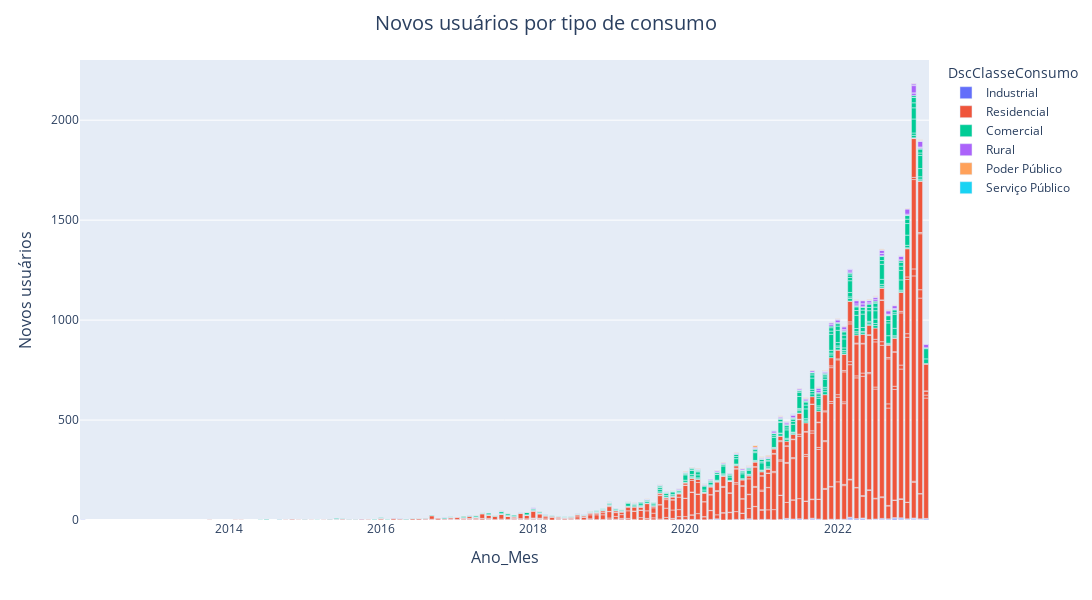
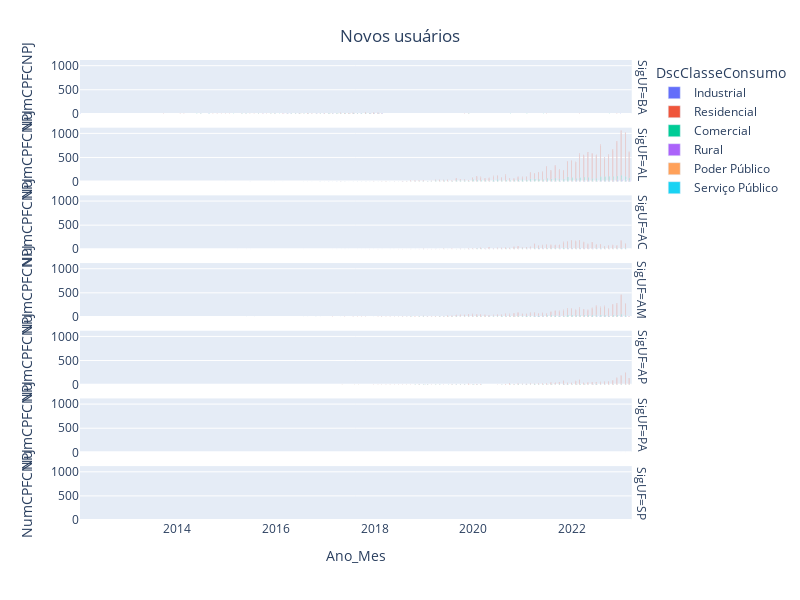

These figures' notebook cell, in order:
### Code cell
def grafico_novos_usuarios_classe(counts):
    fig_novos_classe = px.bar(counts, x="Ano_Mes", y="NumCPFCNPJ", color='DscClasseConsumo')
    fig_novos_classe.update_layout(
        width=1200,
        height=600,
        xaxis_title='Ano_Mes',
        xaxis_title_font_size=16,
        yaxis_title='Novos usuários',
        yaxis_title_font_size=16,
        title='Novos usuários por tipo de consumo',
        title_font_size=20,
        title_x=.5
    )
    fig_novos_classe.show()
grafico_novos_usuarios_classe(counts)


def grafico_novos_usuarios_classe_UF(counts):
    #counts_filtered = counts.query('Ano >= 2018')
    fig_novos_classe_uf = px.bar(counts, x="Ano_Mes", y="NumCPFCNPJ", color='DscClasseConsumo',barmode="group", facet_row="SigUF")
    fig_novos_classe_uf.update_layout(
        width=800,
        height=600,
        title={
        'text': "Novos usuários",
        'y':0.95,
        'x':0.5,
        'xanchor': 'center',
        'yanchor': 'top'}
        )
    fig_novos_classe_uf.show()
grafico_novos_usuarios_classe_UF(counts)

### Figure 1 — Plotly figure (JSON) as saved in the notebook; plotly's stock layout.template omitted (floating-point values rounded to 4 significant figures; data arrays with more than 128 entries replaced by an {"elided": "..."} marker saying what was removed)
{"data": [{"alignmentgroup": "True", "hovertemplate": "DscClasseConsumo=Industrial<br>Ano_Mes=%{x}<br>NumCPFCNPJ=%{y}<extra></extra>", "legendgroup": "Industrial", "marker": {"color": "#636efa", "pattern": {"shape": ""}}, "name": "Industrial", "offsetgroup": "Industrial", "orientation": "v", "showlegend": true, "textposition": "auto", "type": "bar", "x": {"elided": "134 str values"}, "xaxis": "x", "y": {"elided": "134 int values"}, "yaxis": "y"}, {"alignmentgroup": "True", "hovertemplate": "DscClasseConsumo=Residencial<br>Ano_Mes=%{x}<br>NumCPFCNPJ=%{y}<extra></extra>", "legendgroup": "Residencial", "marker": {"color": "#EF553B", "pattern": {"shape": ""}}, "name": "Residencial", "offsetgroup": "Residencial", "orientation": "v", "showlegend": true, "textposition": "auto", "type": "bar", "x": {"elided": "480 str values"}, "xaxis": "x", "y": {"elided": "480 int values"}, "yaxis": "y"}, {"alignmentgroup": "True", "hovertemplate": "DscClasseConsumo=Comercial<br>Ano_Mes=%{x}<br>NumCPFCNPJ=%{y}<extra></extra>", "legendgroup": "Comercial", "marker": {"color": "#00cc96", "pattern": {"shape": ""}}, "name": "Comercial", "offsetgroup": "Comercial", "orientation": "v", "showlegend": true, "textposition": "auto", "type": "bar", "x": {"elided": "466 str values"}, "xaxis": "x", "y": {"elided": "466 int values"}, "yaxis": "y"}, {"alignmentgroup": "True", "hovertemplate": "DscClasseConsumo=Rural<br>Ano_Mes=%{x}<br>NumCPFCNPJ=%{y}<extra></extra>", "legendgroup": "Rural", "marker": {"color": "#ab63fa", "pattern": {"shape": ""}}, "name": "Rural", "offsetgroup": "Rural", "orientation": "v", "showlegend": true, "textposition": "auto", "type": "bar", "x": {"elided": "160 str values"}, "xaxis": "x", "y": {"elided": "160 int values"}, "yaxis": "y"}, {"alignmentgroup": "True", "hovertemplate": "DscClasseConsumo=Poder Público<br>Ano_Mes=%{x}<br>NumCPFCNPJ=%{y}<extra></extra>", "legendgroup": "Poder Público", "marker": {"color": "#FFA15A", "pattern": {"shape": ""}}, "name": "Poder Público", "offsetgroup": "Poder Público", "orientation": "v", "showlegend": true, "textposition": "auto", "type": "bar", "x": ["2016-07", "2017-02", "2017-04", "2017-05", "2017-07", "2017-08", "2017-08", "2017-09", "2017-12", "2018-02", "2018-10", "2019-01", "2019-03", "2019-04", "2019-05", "2019-07", "2019-09", "2019-11", "2019-12", "2020-01", "2020-01", "2020-01", "2020-02", "2020-03", "2020-04", "2020-06", "2020-06", "2020-07", "2020-09", "2020-10", "2020-11", "2020-11", "2020-11", "2020-12", "2020-12", "2021-01", "2021-01", "2021-01", "2021-02", "2021-02", "2021-04", "2021-04", "2021-05", "2021-07", "2021-08", "2021-08", "2021-09", "2021-10", "2021-10", "2021-10", "2021-11", "2021-11", "2021-11", "2021-12", "2022-01", "2022-01", "2022-02", "2022-04", "2022-04", "2022-04", "2022-05", "2022-06", "2022-06", "2022-07", "2022-07", "2022-08", "2022-08", "2022-08", "2022-09", "2022-09", "2022-10", "2022-11", "2022-11", "2022-12", "2022-12", "2023-01", "2023-02", "2023-02", "2023-02", "2023-02"], "xaxis": "x", "y": [1, 1, 1, 1, 1, 1, 1, 1, 1, 1, 1, 1, 1, 1, 1, 1, 1, 1, 1, 1, 1, 2, 1, 2, 2, 1, 1, 2, 2, 2, 2, 1, 1, 9, 1, 2, 2, 1, 2, 4, 2, 1, 1, 1, 3, 1, 2, 1, 2, 1, 1, 2, 1, 1, 1, 1, 1, 1, 1, 1, 1, 1, 2, 2, 1, 1, 3, 1, 2, 1, 1, 1, 1, 2, 1, 1, 1, 2, 1, 1], "yaxis": "y"}, {"alignmentgroup": "True", "hovertemplate": "DscClasseConsumo=Serviço Público<br>Ano_Mes=%{x}<br>NumCPFCNPJ=%{y}<extra></extra>", "legendgroup": "Serviço Público", "marker": {"color": "#19d3f3", "pattern": {"shape": ""}}, "name": "Serviço Público", "offsetgroup": "Serviço Público", "orientation": "v", "showlegend": true, "textposition": "auto", "type": "bar", "x": ["2019-01", "2020-04", "2021-03", "2021-06"], "xaxis": "x", "y": [1, 1, 1, 1], "yaxis": "y"}], "layout": {"barmode": "relative", "height": 600, "legend": {"title": {"text": "DscClasseConsumo"}, "tracegroupgap": 0}, "margin": {"t": 60}, "title": {"font": {"size": 20}, "text": "Novos usuários por tipo de consumo", "x": 0.5}, "width": 1200, "xaxis": {"anchor": "y", "domain": [0, 1], "title": {"font": {"size": 16}, "text": "Ano_Mes"}}, "yaxis": {"anchor": "x", "domain": [0, 1], "title": {"font": {"size": 16}, "text": "Novos usuários"}}}}

### Figure 2 — Plotly figure (JSON) as saved in the notebook; plotly's stock layout.template omitted (floating-point values rounded to 4 significant figures; data arrays with more than 128 entries replaced by an {"elided": "..."} marker saying what was removed)
{"data": [{"alignmentgroup": "True", "hovertemplate": "DscClasseConsumo=Industrial<br>SigUF=BA<br>Ano_Mes=%{x}<br>NumCPFCNPJ=%{y}<extra></extra>", "legendgroup": "Industrial", "marker": {"color": "#636efa", "pattern": {"shape": ""}}, "name": "Industrial", "offsetgroup": "Industrial", "orientation": "v", "showlegend": true, "textposition": "auto", "type": "bar", "x": ["2012-02", "2014-09", "2016-05", "2016-07", "2017-01", "2017-10", "2018-01", "2018-02", "2018-03", "2023-01"], "xaxis": "x7", "y": [1, 1, 1, 1, 1, 1, 1, 1, 1, 1], "yaxis": "y7"}, {"alignmentgroup": "True", "hovertemplate": "DscClasseConsumo=Industrial<br>SigUF=AL<br>Ano_Mes=%{x}<br>NumCPFCNPJ=%{y}<extra></extra>", "legendgroup": "Industrial", "marker": {"color": "#636efa", "pattern": {"shape": ""}}, "name": "Industrial", "offsetgroup": "Industrial", "orientation": "v", "showlegend": false, "textposition": "auto", "type": "bar", "x": ["2016-12", "2018-05", "2018-08", "2018-10", "2018-11", "2019-01", "2019-01", "2019-03", "2019-08", "2019-09", "2019-10", "2019-11", "2019-12", "2020-01", "2020-02", "2020-02", "2020-03", "2020-04", "2020-06", "2020-06", "2020-09", "2020-10", "2020-11", "2020-12", "2021-01", "2021-04", "2021-05", "2021-06", "2021-07", "2021-08", "2021-09", "2021-09", "2021-10", "2021-11", "2021-12", "2022-02", "2022-02", "2022-03", "2022-03", "2022-04", "2022-04", "2022-05", "2022-05", "2022-06", "2022-07", "2022-07", "2022-08", "2022-08", "2022-09", "2022-10", "2022-10", "2022-11", "2022-11", "2022-12", "2022-12", "2023-01", "2023-01", "2023-02", "2023-02", "2023-03", "2023-03"], "xaxis": "x6", "y": [1, 1, 1, 1, 1, 1, 1, 2, 1, 1, 1, 1, 2, 1, 2, 1, 1, 1, 1, 3, 3, 1, 3, 1, 3, 1, 4, 2, 5, 1, 1, 4, 1, 1, 1, 1, 2, 3, 6, 1, 5, 2, 5, 1, 2, 2, 2, 1, 3, 5, 4, 1, 6, 1, 2, 2, 2, 2, 2, 3, 4], "yaxis": "y6"}, {"alignmentgroup": "True", "hovertemplate": "DscClasseConsumo=Industrial<br>SigUF=AC<br>Ano_Mes=%{x}<br>NumCPFCNPJ=%{y}<extra></extra>", "legendgroup": "Industrial", "marker": {"color": "#636efa", "pattern": {"shape": ""}}, "name": "Industrial", "offsetgroup": "Industrial", "orientation": "v", "showlegend": false, "textposition": "auto", "type": "bar", "x": ["2018-06", "2019-04", "2020-05", "2020-06", "2020-11", "2021-05", "2021-06", "2021-08", "2021-09", "2022-01", "2022-03", "2022-04", "2022-11", "2022-12", "2023-02"], "xaxis": "x5", "y": [1, 1, 1, 1, 1, 1, 1, 2, 1, 1, 1, 1, 2, 1, 1], "yaxis": "y5"}, {"alignmentgroup": "True", "hovertemplate": "DscClasseConsumo=Industrial<br>SigUF=AM<br>Ano_Mes=%{x}<br>NumCPFCNPJ=%{y}<extra></extra>", "legendgroup": "Industrial", "marker": {"color": "#636efa", "pattern": {"shape": ""}}, "name": "Industrial", "offsetgroup": "Industrial", "orientation": "v", "showlegend": false, "textposition": "auto", "type": "bar", "x": ["2016-11", "2018-10", "2019-02", "2019-07", "2019-10", "2020-01", "2020-03", "2020-05", "2020-06", "2020-08", "2020-10", "2020-11", "2021-02", "2021-03", "2021-04", "2021-04", "2021-05", "2021-05", "2021-06", "2021-06", "2021-07", "2021-09", "2021-09", "2021-10", "2021-10", "2021-12", "2021-12", "2022-01", "2022-02", "2022-03", "2022-03", "2022-05", "2022-05", "2022-06", "2022-06", "2022-08", "2022-08", "2022-09", "2022-10", "2022-11", "2022-12", "2023-01", "2023-01", "2023-02", "2023-03"], "xaxis": "x4", "y": [1, 1, 1, 1, 1, 2, 1, 2, 1, 1, 1, 2, 2, 1, 1, 1, 1, 2, 1, 1, 1, 1, 2, 2, 2, 1, 1, 2, 1, 2, 2, 2, 1, 1, 1, 1, 4, 3, 3, 2, 2, 2, 3, 1, 1], "yaxis": "y4"}, {"alignmentgroup": "True", "hovertemplate": "DscClasseConsumo=Industrial<br>SigUF=AP<br>Ano_Mes=%{x}<br>NumCPFCNPJ=%{y}<extra></extra>", "legendgroup": "Industrial", "marker": {"color": "#636efa", "pattern": {"shape": ""}}, "name": "Industrial", "offsetgroup": "Industrial", "orientation": "v", "showlegend": false, "textposition": "auto", "type": "bar", "x": ["2021-02", "2021-12", "2022-07"], "xaxis": "x3", "y": [1, 1, 1], "yaxis": "y3"}, {"alignmentgroup": "True", "hovertemplate": "DscClasseConsumo=Residencial<br>SigUF=BA<br>Ano_Mes=%{x}<br>NumCPFCNPJ=%{y}<extra></extra>", "legendgroup": "Residencial", "marker": {"color": "#EF553B", "pattern": {"shape": ""}}, "name": "Residencial", "offsetgroup": "Residencial", "orientation": "v", "showlegend": true, "textposition": "auto", "type": "bar", "x": ["2013-10", "2014-02", "2014-03", "2014-07", "2014-10", "2014-11", "2014-12", "2015-01", "2015-02", "2015-05", "2015-06", "2015-06", "2015-07", "2015-08", "2015-09", "2015-10", "2015-11", "2015-12", "2016-01", "2016-01", "2016-03", "2016-04", "2016-04", "2016-05", "2016-06", "2016-06", "2016-07", "2016-08", "2016-09", "2016-10", "2016-10", "2016-11", "2016-12", "2017-01", "2017-01", "2017-02", "2017-02", "2017-03", "2017-04", "2017-04", "2017-05", "2017-06", "2017-07", "2017-08", "2017-09", "2017-09", "2017-10", "2017-10", "2017-11", "2017-12", "2017-12", "2018-01", "2018-01", "2018-02", "2018-02", "2018-03", "2019-11", "2019-12", "2021-07", "2022-03", "2022-12"], "xaxis": "x7", "y": [1, 1, 1, 1, 1, 3, 1, 2, 1, 3, 2, 2, 4, 2, 2, 4, 2, 2, 6, 1, 7, 5, 1, 2, 6, 1, 6, 5, 17, 8, 1, 4, 7, 10, 1, 6, 1, 10, 7, 1, 23, 16, 16, 23, 15, 1, 7, 1, 27, 17, 1, 33, 3, 21, 2, 1, 2, 1, 1, 1, 1], "yaxis": "y7"}, {"alignmentgroup": "True", "hovertemplate": "DscClasseConsumo=Residencial<br>SigUF=AL<br>Ano_Mes=%{x}<br>NumCPFCNPJ=%{y}<extra></extra>", "legendgroup": "Residencial", "marker": {"color": "#EF553B", "pattern": {"shape": ""}}, "name": "Residencial", "offsetgroup": "Residencial", "orientation": "v", "showlegend": false, "textposition": "auto", "type": "bar", "x": {"elided": "129 str values"}, "xaxis": "x6", "y": {"elided": "129 int values"}, "yaxis": "y6"}, {"alignmentgroup": "True", "hovertemplate": "DscClasseConsumo=Residencial<br>SigUF=AC<br>Ano_Mes=%{x}<br>NumCPFCNPJ=%{y}<extra></extra>", "legendgroup": "Residencial", "marker": {"color": "#EF553B", "pattern": {"shape": ""}}, "name": "Residencial", "offsetgroup": "Residencial", "orientation": "v", "showlegend": false, "textposition": "auto", "type": "bar", "x": ["2015-04", "2016-08", "2017-03", "2017-04", "2017-06", "2017-07", "2017-10", "2017-11", "2017-12", "2018-01", "2018-02", "2018-03", "2018-05", "2018-07", "2018-08", "2018-09", "2018-10", "2018-11", "2018-12", "2019-01", "2019-02", "2019-03", "2019-04", "2019-05", "2019-06", "2019-07", "2019-08", "2019-09", "2019-10", "2019-11", "2019-11", "2019-12", "2020-01", "2020-02", "2020-02", "2020-03", "2020-04", "2020-04", "2020-05", "2020-05", "2020-06", "2020-07", "2020-07", "2020-08", "2020-08", "2020-09", "2020-10", "2020-10", "2020-11", "2020-12", "2020-12", "2021-01", "2021-01", "2021-02", "2021-03", "2021-04", "2021-04", "2021-05", "2021-06", "2021-06", "2021-07", "2021-08", "2021-08", "2021-09", "2021-09", "2021-10", "2021-10", "2021-11", "2021-11", "2021-12", "2021-12", "2022-01", "2022-02", "2022-02", "2022-03", "2022-03", "2022-04", "2022-04", "2022-05", "2022-05", "2022-06", "2022-06", "2022-07", "2022-07", "2022-08", "2022-08", "2022-09", "2022-09", "2022-10", "2022-10", "2022-11", "2022-11", "2022-12", "2022-12", "2023-01", "2023-01", "2023-02", "2023-02"], "xaxis": "x5", "y": [1, 1, 2, 1, 1, 1, 1, 1, 5, 2, 3, 1, 1, 3, 3, 1, 4, 1, 3, 8, 3, 6, 7, 3, 12, 7, 10, 4, 11, 6, 1, 15, 14, 22, 1, 30, 15, 1, 44, 1, 20, 35, 2, 36, 2, 39, 31, 1, 52, 66, 1, 46, 3, 48, 51, 120, 1, 80, 95, 1, 101, 91, 1, 93, 3, 98, 1, 152, 5, 162, 2, 188, 168, 6, 187, 3, 154, 2, 109, 3, 145, 3, 101, 3, 104, 4, 64, 3, 87, 1, 92, 3, 82, 1, 179, 5, 125, 1], "yaxis": "y5"}, {"alignmentgroup": "True", "hovertemplate": "DscClasseConsumo=Residencial<br>SigUF=AM<br>Ano_Mes=%{x}<br>NumCPFCNPJ=%{y}<extra></extra>", "legendgroup": "Residencial", "marker": {"color": "#EF553B", "pattern": {"shape": ""}}, "name": "Residencial", "offsetgroup": "Residencial", "orientation": "v", "showlegend": false, "textposition": "auto", "type": "bar", "x": ["2016-08", "2016-09", "2016-11", "2016-12", "2017-03", "2017-05", "2017-06", "2017-08", "2017-09", "2017-10", "2017-11", "2018-01", "2018-02", "2018-03", "2018-04", "2018-05", "2018-06", "2018-07", "2018-08", "2018-09", "2018-10", "2018-11", "2018-12", "2019-01", "2019-01", "2019-02", "2019-02", "2019-03", "2019-04", "2019-05", "2019-06", "2019-07", "2019-07", "2019-08", "2019-09", "2019-09", "2019-10", "2019-11", "2019-11", "2019-12", "2020-01", "2020-01", "2020-02", "2020-03", "2020-04", "2020-04", "2020-05", "2020-05", "2020-06", "2020-06", "2020-07", "2020-08", "2020-08", "2020-09", "2020-09", "2020-10", "2020-10", "2020-11", "2020-12", "2020-12", "2021-01", "2021-01", "2021-02", "2021-02", "2021-03", "2021-03", "2021-04", "2021-04", "2021-05", "2021-05", "2021-06", "2021-06", "2021-07", "2021-07", "2021-08", "2021-08", "2021-09", "2021-09", "2021-10", "2021-10", "2021-11", "2021-11", "2021-12", "2021-12", "2022-01", "2022-01", "2022-02", "2022-02", "2022-03", "2022-03", "2022-04", "2022-04", "2022-05", "2022-05", "2022-06", "2022-06", "2022-07", "2022-07", "2022-08", "2022-08", "2022-09", "2022-09", "2022-10", "2022-10", "2022-11", "2022-11", "2022-12", "2022-12", "2023-01", "2023-01", "2023-02", "2023-02", "2023-03", "2023-03"], "xaxis": "x4", "y": [1, 1, 1, 1, 2, 1, 4, 4, 2, 2, 4, 1, 2, 10, 3, 4, 3, 4, 9, 6, 8, 7, 11, 24, 1, 19, 1, 11, 18, 19, 13, 36, 1, 27, 45, 3, 43, 50, 2, 62, 64, 2, 58, 58, 41, 4, 38, 2, 43, 2, 51, 57, 1, 68, 4, 62, 3, 77, 97, 2, 70, 2, 70, 2, 87, 3, 91, 5, 82, 1, 90, 3, 73, 2, 112, 3, 133, 1, 124, 3, 144, 5, 169, 9, 174, 5, 150, 7, 189, 10, 160, 4, 146, 3, 185, 4, 226, 13, 207, 2, 225, 7, 171, 2, 261, 8, 271, 13, 447, 11, 280, 6, 20, 1], "yaxis": "y4"}, {"alignmentgroup": "True", "hovertemplate": "DscClasseConsumo=Residencial<br>SigUF=AP<br>Ano_Mes=%{x}<br>NumCPFCNPJ=%{y}<extra></extra>", "legendgroup": "Residencial", "marker": {"color": "#EF553B", "pattern": {"shape": ""}}, "name": "Residencial", "offsetgroup": "Residencial", "orientation": "v", "showlegend": false, "textposition": "auto", "type": "bar", "x": ["2018-01", "2018-02", "2018-03", "2018-04", "2018-05", "2018-06", "2018-07", "2018-08", "2018-09", "2018-10", "2018-11", "2018-12", "2018-12", "2019-01", "2019-02", "2019-03", "2019-04", "2019-05", "2019-06", "2019-08", "2019-09", "2019-09", "2019-10", "2019-11", "2019-11", "2019-12", "2020-01", "2020-02", "2020-02", "2020-03", "2020-07", "2020-08", "2020-09", "2020-10", "2020-11", "2020-12", "2020-12", "2021-01", "2021-02", "2021-02", "2021-03", "2021-04", "2021-04", "2021-05", "2021-06", "2021-07", "2021-08", "2021-09", "2021-10", "2021-11", "2021-12", "2022-01", "2022-01", "2022-02", "2022-02", "2022-03", "2022-04", "2022-05", "2022-06", "2022-07", "2022-08", "2022-08", "2022-09", "2022-09", "2022-10", "2022-10", "2022-11", "2022-11", "2022-12", "2023-01", "2023-01", "2023-02", "2023-02", "2023-03", "2023-03"], "xaxis": "x3", "y": [1, 1, 1, 3, 5, 2, 3, 2, 1, 2, 5, 9, 1, 5, 8, 5, 3, 3, 3, 8, 9, 1, 8, 13, 1, 17, 10, 10, 1, 15, 1, 1, 12, 28, 14, 23, 1, 19, 19, 1, 22, 22, 1, 23, 23, 30, 43, 37, 54, 81, 41, 44, 1, 81, 1, 103, 40, 44, 47, 56, 58, 2, 62, 1, 67, 1, 94, 1, 141, 194, 2, 257, 1, 132, 5], "yaxis": "y3"}, {"alignmentgroup": "True", "hovertemplate": "DscClasseConsumo=Residencial<br>SigUF=PA<br>Ano_Mes=%{x}<br>NumCPFCNPJ=%{y}<extra></extra>", "legendgroup": "Residencial", "marker": {"color": "#EF553B", "pattern": {"shape": ""}}, "name": "Residencial", "offsetgroup": "Residencial", "orientation": "v", "showlegend": false, "textposition": "auto", "type": "bar", "x": ["2023-01", "2023-02"], "xaxis": "x2", "y": [1, 1], "yaxis": "y2"}, {"alignmentgroup": "True", "hovertemplate": "DscClasseConsumo=Residencial<br>SigUF=SP<br>Ano_Mes=%{x}<br>NumCPFCNPJ=%{y}<extra></extra>", "legendgroup": "Residencial", "marker": {"color": "#EF553B", "pattern": {"shape": ""}}, "name": "Residencial", "offsetgroup": "Residencial", "orientation": "v", "showlegend": false, "textposition": "auto", "type": "bar", "x": ["2023-01"], "xaxis": "x", "y": [1], "yaxis": "y"}, {"alignmentgroup": "True", "hovertemplate": "DscClasseConsumo=Comercial<br>SigUF=BA<br>Ano_Mes=%{x}<br>NumCPFCNPJ=%{y}<extra></extra>", "legendgroup": "Comercial", "marker": {"color": "#00cc96", "pattern": {"shape": ""}}, "name": "Comercial", "offsetgroup": "Comercial", "orientation": "v", "showlegend": true, "textposition": "auto", "type": "bar", "x": ["2014-06", "2014-07", "2014-07", "2014-09", "2015-03", "2015-05", "2015-06", "2015-09", "2015-12", "2016-01", "2016-01", "2016-02", "2016-04", "2016-04", "2016-05", "2016-06", "2016-07", "2016-08", "2016-09", "2016-09", "2016-11", "2016-12", "2016-12", "2017-02", "2017-03", "2017-04", "2017-04", "2017-05", "2017-05", "2017-06", "2017-06", "2017-07", "2017-08", "2017-08", "2017-09", "2017-09", "2017-10", "2017-10", "2017-11", "2017-12", "2017-12", "2018-01", "2018-01", "2018-02", "2018-02", "2018-03", "2018-03", "2019-12", "2020-10", "2021-02", "2021-06", "2022-10"], "xaxis": "x7", "y": [1, 2, 2, 1, 1, 1, 3, 1, 2, 1, 2, 2, 1, 1, 2, 1, 1, 1, 2, 2, 5, 1, 1, 6, 3, 1, 6, 1, 2, 1, 7, 3, 4, 9, 1, 8, 4, 4, 1, 1, 12, 3, 5, 2, 6, 2, 2, 1, 1, 1, 1, 1], "yaxis": "y7"}, {"alignmentgroup": "True", "hovertemplate": "DscClasseConsumo=Comercial<br>SigUF=AL<br>Ano_Mes=%{x}<br>NumCPFCNPJ=%{y}<extra></extra>", "legendgroup": "Comercial", "marker": {"color": "#00cc96", "pattern": {"shape": ""}}, "name": "Comercial", "offsetgroup": "Comercial", "orientation": "v", "showlegend": false, "textposition": "auto", "type": "bar", "x": ["2015-01", "2015-07", "2015-12", "2016-12", "2017-02", "2017-04", "2017-04", "2017-05", "2017-06", "2017-08", "2017-09", "2017-09", "2017-10", "2017-11", "2017-12", "2018-01", "2018-02", "2018-03", "2018-04", "2018-06", "2018-06", "2018-07", "2018-08", "2018-08", "2018-09", "2018-09", "2018-10", "2018-10", "2018-11", "2018-11", "2018-12", "2018-12", "2019-01", "2019-01", "2019-02", "2019-02", "2019-03", "2019-03", "2019-04", "2019-04", "2019-05", "2019-06", "2019-06", "2019-07", "2019-07", "2019-08", "2019-08", "2019-09", "2019-09", "2019-10", "2019-10", "2019-11", "2019-11", "2019-12", "2019-12", "2020-01", "2020-01", "2020-02", "2020-02", "2020-03", "2020-03", "2020-04", "2020-04", "2020-05", "2020-05", "2020-06", "2020-06", "2020-07", "2020-07", "2020-08", "2020-09", "2020-09", "2020-10", "2020-11", "2020-11", "2020-12", "2020-12", "2021-01", "2021-01", "2021-02", "2021-03", "2021-03", "2021-04", "2021-05", "2021-06", "2021-06", "2021-07", "2021-07", "2021-08", "2021-08", "2021-09", "2021-09", "2021-10", "2021-10", "2021-11", "2021-11", "2021-12", "2021-12", "2022-01", "2022-01", "2022-02", "2022-02", "2022-03", "2022-03", "2022-04", "2022-04", "2022-05", "2022-05", "2022-06", "2022-06", "2022-07", "2022-07", "2022-08", "2022-08", "2022-09", "2022-09", "2022-10", "2022-10", "2022-11", "2022-11", "2022-12", "2022-12", "2023-01", "2023-01", "2023-02", "2023-02", "2023-03", "2023-03"], "xaxis": "x6", "y": [1, 1, 1, 1, 3, 1, 1, 1, 1, 1, 1, 1, 1, 1, 1, 3, 2, 1, 2, 2, 1, 2, 1, 2, 3, 1, 2, 1, 3, 3, 1, 5, 1, 6, 2, 6, 2, 4, 14, 5, 8, 5, 11, 8, 1, 5, 7, 12, 9, 8, 10, 7, 12, 4, 7, 10, 27, 9, 20, 15, 15, 10, 19, 2, 12, 3, 29, 5, 39, 17, 1, 27, 24, 1, 20, 1, 39, 1, 36, 29, 1, 50, 53, 42, 1, 39, 4, 60, 7, 49, 11, 56, 9, 38, 9, 40, 14, 80, 17, 61, 13, 45, 22, 59, 16, 66, 20, 67, 7, 53, 22, 42, 25, 75, 38, 64, 37, 70, 51, 48, 51, 58, 70, 56, 41, 66, 23, 51], "yaxis": "y6"}, {"alignmentgroup": "True", "hovertemplate": "DscClasseConsumo=Comercial<br>SigUF=AC<br>Ano_Mes=%{x}<br>NumCPFCNPJ=%{y}<extra></extra>", "legendgroup": "Comercial", "marker": {"color": "#00cc96", "pattern": {"shape": ""}}, "name": "Comercial", "offsetgroup": "Comercial", "orientation": "v", "showlegend": false, "textposition": "auto", "type": "bar", "x": ["2015-06", "2015-07", "2017-04", "2017-05", "2017-06", "2017-09", "2018-03", "2018-05", "2018-06", "2018-10", "2018-10", "2018-11", "2018-11", "2018-12", "2019-01", "2019-01", "2019-02", "2019-03", "2019-04", "2019-04", "2019-06", "2019-06", "2019-07", "2019-08", "2019-09", "2019-10", "2019-10", "2019-11", "2019-12", "2019-12", "2020-01", "2020-01", "2020-02", "2020-02", "2020-03", "2020-03", "2020-04", "2020-04", "2020-05", "2020-05", "2020-06", "2020-06", "2020-07", "2020-07", "2020-08", "2020-08", "2020-09", "2020-09", "2020-10", "2020-10", "2020-11", "2020-11", "2020-12", "2020-12", "2021-01", "2021-01", "2021-02", "2021-02", "2021-03", "2021-03", "2021-04", "2021-04", "2021-05", "2021-05", "2021-06", "2021-06", "2021-07", "2021-07", "2021-08", "2021-08", "2021-09", "2021-09", "2021-10", "2021-10", "2021-11", "2021-11", "2021-12", "2021-12", "2022-01", "2022-01", "2022-02", "2022-02", "2022-03", "2022-03", "2022-04", "2022-04", "2022-05", "2022-05", "2022-06", "2022-06", "2022-07", "2022-07", "2022-08", "2022-08", "2022-09", "2022-09", "2022-10", "2022-10", "2022-11", "2022-11", "2022-12", "2022-12", "2023-01", "2023-01", "2023-02", "2023-02"], "xaxis": "x5", "y": [1, 1, 1, 1, 1, 1, 1, 1, 1, 1, 1, 1, 1, 1, 1, 2, 1, 1, 1, 1, 2, 1, 2, 2, 6, 3, 2, 3, 2, 1, 2, 2, 4, 6, 3, 5, 1, 2, 2, 5, 3, 1, 5, 1, 1, 2, 3, 5, 3, 4, 4, 4, 4, 2, 3, 5, 4, 7, 3, 4, 12, 3, 9, 6, 6, 5, 12, 7, 6, 8, 14, 12, 11, 7, 15, 13, 14, 9, 13, 7, 10, 8, 13, 8, 10, 7, 9, 6, 5, 8, 13, 10, 8, 10, 4, 4, 6, 6, 6, 5, 4, 12, 12, 12, 8, 12], "yaxis": "y5"}, {"alignmentgroup": "True", "hovertemplate": "DscClasseConsumo=Comercial<br>SigUF=AM<br>Ano_Mes=%{x}<br>NumCPFCNPJ=%{y}<extra></extra>", "legendgroup": "Comercial", "marker": {"color": "#00cc96", "pattern": {"shape": ""}}, "name": "Comercial", "offsetgroup": "Comercial", "orientation": "v", "showlegend": false, "textposition": "auto", "type": "bar", "x": ["2015-06", "2015-08", "2017-08", "2018-02", "2018-05", "2018-06", "2018-07", "2018-08", "2018-09", "2018-10", "2018-12", "2018-12", "2019-01", "2019-01", "2019-02", "2019-04", "2019-05", "2019-05", "2019-06", "2019-06", "2019-07", "2019-08", "2019-09", "2019-09", "2019-10", "2019-10", "2019-11", "2019-11", "2019-12", "2019-12", "2020-01", "2020-01", "2020-02", "2020-02", "2020-03", "2020-03", "2020-04", "2020-05", "2020-05", "2020-06", "2020-06", "2020-07", "2020-07", "2020-08", "2020-08", "2020-09", "2020-09", "2020-10", "2020-10", "2020-11", "2020-11", "2020-12", "2020-12", "2021-01", "2021-01", "2021-02", "2021-02", "2021-03", "2021-03", "2021-04", "2021-04", "2021-05", "2021-05", "2021-06", "2021-06", "2021-07", "2021-07", "2021-08", "2021-08", "2021-09", "2021-09", "2021-10", "2021-10", "2021-11", "2021-11", "2021-12", "2021-12", "2022-01", "2022-01", "2022-02", "2022-02", "2022-03", "2022-03", "2022-04", "2022-04", "2022-05", "2022-05", "2022-06", "2022-06", "2022-07", "2022-07", "2022-08", "2022-08", "2022-09", "2022-09", "2022-10", "2022-10", "2022-11", "2022-11", "2022-12", "2022-12", "2023-01", "2023-01", "2023-02", "2023-02", "2023-03"], "xaxis": "x4", "y": [1, 1, 1, 1, 1, 1, 1, 1, 1, 2, 1, 1, 1, 3, 1, 1, 1, 4, 2, 3, 5, 4, 2, 6, 3, 2, 3, 1, 1, 3, 1, 5, 1, 7, 3, 5, 4, 5, 6, 2, 9, 6, 4, 8, 7, 11, 11, 8, 6, 3, 7, 5, 10, 6, 11, 4, 8, 9, 10, 4, 11, 10, 11, 14, 11, 21, 7, 19, 15, 16, 10, 10, 12, 12, 10, 16, 17, 21, 12, 19, 16, 16, 13, 24, 18, 20, 14, 16, 17, 18, 19, 19, 20, 12, 24, 8, 14, 21, 19, 22, 18, 25, 27, 12, 19, 1], "yaxis": "y4"}, {"alignmentgroup": "True", "hovertemplate": "DscClasseConsumo=Comercial<br>SigUF=AP<br>Ano_Mes=%{x}<br>NumCPFCNPJ=%{y}<extra></extra>", "legendgroup": "Comercial", "marker": {"color": "#00cc96", "pattern": {"shape": ""}}, "name": "Comercial", "offsetgroup": "Comercial", "orientation": "v", "showlegend": false, "textposition": "auto", "type": "bar", "x": ["2018-11", "2018-12", "2019-01", "2019-02", "2019-04", "2019-05", "2019-05", "2019-07", "2019-07", "2019-08", "2019-08", "2019-09", "2019-09", "2019-10", "2019-11", "2019-11", "2020-01", "2020-01", "2020-02", "2020-02", "2020-03", "2020-03", "2020-08", "2020-08", "2020-10", "2020-11", "2020-12", "2020-12", "2021-01", "2021-01", "2021-02", "2021-03", "2021-03", "2021-04", "2021-04", "2021-05", "2021-05", "2021-06", "2021-06", "2021-07", "2021-07", "2021-08", "2021-08", "2021-09", "2021-09", "2021-10", "2021-10", "2021-11", "2021-11", "2021-12", "2022-01", "2022-01", "2022-02", "2022-02", "2022-03", "2022-03", "2022-04", "2022-04", "2022-05", "2022-05", "2022-06", "2022-07", "2022-07", "2022-08", "2022-08", "2022-09", "2022-09", "2022-10", "2022-11", "2022-12", "2023-01", "2023-01", "2023-02", "2023-03"], "xaxis": "x3", "y": [1, 1, 1, 2, 1, 1, 3, 2, 2, 1, 1, 2, 2, 2, 1, 1, 2, 4, 2, 3, 1, 3, 1, 1, 2, 3, 4, 2, 2, 3, 1, 1, 1, 4, 2, 4, 1, 5, 2, 3, 1, 4, 2, 2, 1, 4, 3, 3, 5, 8, 3, 3, 3, 3, 8, 3, 3, 3, 2, 1, 2, 6, 5, 1, 3, 2, 1, 2, 8, 2, 1, 9, 4, 4], "yaxis": "y3"}, {"alignmentgroup": "True", "hovertemplate": "DscClasseConsumo=Rural<br>SigUF=BA<br>Ano_Mes=%{x}<br>NumCPFCNPJ=%{y}<extra></extra>", "legendgroup": "Rural", "marker": {"color": "#ab63fa", "pattern": {"shape": ""}}, "name": "Rural", "offsetgroup": "Rural", "orientation": "v", "showlegend": true, "textposition": "auto", "type": "bar", "x": ["2015-10", "2016-03", "2016-04", "2016-11", "2017-03", "2017-08", "2017-12", "2018-01", "2018-01", "2018-02", "2018-03"], "xaxis": "x7", "y": [1, 1, 1, 1, 1, 2, 1, 2, 2, 1, 1], "yaxis": "y7"}, {"alignmentgroup": "True", "hovertemplate": "DscClasseConsumo=Rural<br>SigUF=AL<br>Ano_Mes=%{x}<br>NumCPFCNPJ=%{y}<extra></extra>", "legendgroup": "Rural", "marker": {"color": "#ab63fa", "pattern": {"shape": ""}}, "name": "Rural", "offsetgroup": "Rural", "orientation": "v", "showlegend": false, "textposition": "auto", "type": "bar", "x": ["2017-05", "2017-11", "2018-08", "2019-02", "2019-04", "2019-05", "2019-07", "2019-09", "2019-10", "2019-11", "2019-11", "2019-12", "2020-01", "2020-02", "2020-03", "2020-04", "2020-04", "2020-05", "2020-06", "2020-06", "2020-07", "2020-08", "2020-09", "2020-10", "2020-10", "2020-11", "2020-11", "2020-12", "2021-01", "2021-01", "2021-02", "2021-03", "2021-04", "2021-05", "2021-06", "2021-06", "2021-07", "2021-08", "2021-08", "2021-09", "2021-10", "2021-11", "2021-11", "2021-12", "2022-01", "2022-01", "2022-02", "2022-02", "2022-03", "2022-03", "2022-04", "2022-04", "2022-05", "2022-06", "2022-06", "2022-07", "2022-07", "2022-08", "2022-09", "2022-10", "2022-11", "2022-11", "2022-12", "2023-01", "2023-01", "2023-02", "2023-02", "2023-03", "2023-03"], "xaxis": "x6", "y": [1, 1, 1, 1, 1, 1, 1, 2, 1, 1, 1, 3, 1, 2, 1, 2, 1, 4, 5, 3, 4, 2, 4, 6, 1, 2, 2, 5, 3, 1, 3, 9, 1, 3, 4, 1, 6, 5, 1, 7, 10, 5, 1, 8, 4, 1, 13, 3, 8, 1, 16, 1, 15, 8, 1, 9, 3, 15, 16, 14, 18, 1, 26, 36, 4, 28, 1, 16, 2], "yaxis": "y6"}, {"alignmentgroup": "True", "hovertemplate": "DscClasseConsumo=Rural<br>SigUF=AC<br>Ano_Mes=%{x}<br>NumCPFCNPJ=%{y}<extra></extra>", "legendgroup": "Rural", "marker": {"color": "#ab63fa", "pattern": {"shape": ""}}, "name": "Rural", "offsetgroup": "Rural", "orientation": "v", "showlegend": false, "textposition": "auto", "type": "bar", "x": ["2019-01", "2019-04", "2019-10", "2019-12", "2020-01", "2020-03", "2020-04", "2020-05", "2020-06", "2020-07", "2020-08", "2020-09", "2020-10", "2020-10", "2020-11", "2020-12", "2021-01", "2021-02", "2021-03", "2021-04", "2021-05", "2021-06", "2021-07", "2021-08", "2021-09", "2021-10", "2021-11", "2021-12", "2022-01", "2022-02", "2022-03", "2022-04", "2022-05", "2022-05", "2022-06", "2022-07", "2022-08", "2022-08", "2022-09", "2022-09", "2022-10", "2022-11", "2022-12", "2023-01", "2023-01", "2023-02", "2023-02"], "xaxis": "x5", "y": [1, 1, 1, 3, 2, 2, 3, 1, 1, 1, 1, 1, 1, 1, 2, 1, 1, 4, 2, 6, 8, 11, 2, 6, 1, 11, 4, 8, 12, 6, 9, 9, 14, 1, 8, 9, 11, 1, 4, 1, 4, 5, 5, 12, 1, 6, 1], "yaxis": "y5"}, {"alignmentgroup": "True", "hovertemplate": "DscClasseConsumo=Rural<br>SigUF=AM<br>Ano_Mes=%{x}<br>NumCPFCNPJ=%{y}<extra></extra>", "legendgroup": "Rural", "marker": {"color": "#ab63fa", "pattern": {"shape": ""}}, "name": "Rural", "offsetgroup": "Rural", "orientation": "v", "showlegend": false, "textposition": "auto", "type": "bar", "x": ["2018-09", "2019-05", "2019-07", "2019-09", "2020-02", "2020-03", "2020-05", "2020-09", "2021-01", "2021-04", "2021-05", "2021-06", "2021-06", "2021-07", "2021-10", "2021-10", "2021-11", "2021-12", "2022-03", "2022-04", "2022-06", "2022-07", "2022-07", "2022-08", "2022-09", "2022-10", "2022-10", "2022-12", "2023-01", "2023-01", "2023-02"], "xaxis": "x4", "y": [1, 1, 1, 1, 1, 1, 1, 1, 1, 2, 3, 1, 1, 1, 2, 1, 1, 1, 1, 2, 1, 1, 1, 2, 3, 2, 1, 1, 7, 1, 2], "yaxis": "y4"}, {"alignmentgroup": "True", "hovertemplate": "DscClasseConsumo=Rural<br>SigUF=AP<br>Ano_Mes=%{x}<br>NumCPFCNPJ=%{y}<extra></extra>", "legendgroup": "Rural", "marker": {"color": "#ab63fa", "pattern": {"shape": ""}}, "name": "Rural", "offsetgroup": "Rural", "orientation": "v", "showlegend": false, "textposition": "auto", "type": "bar", "x": ["2021-11", "2022-06"], "xaxis": "x3", "y": [1, 1], "yaxis": "y3"}, {"alignmentgroup": "True", "hovertemplate": "DscClasseConsumo=Poder Público<br>SigUF=BA<br>Ano_Mes=%{x}<br>NumCPFCNPJ=%{y}<extra></extra>", "legendgroup": "Poder Público", "marker": {"color": "#FFA15A", "pattern": {"shape": ""}}, "name": "Poder Público", "offsetgroup": "Poder Público", "orientation": "v", "showlegend": true, "textposition": "auto", "type": "bar", "x": ["2016-07", "2017-02", "2017-04", "2017-07", "2017-08", "2017-12", "2018-02"], "xaxis": "x7", "y": [1, 1, 1, 1, 1, 1, 1], "yaxis": "y7"}, {"alignmentgroup": "True", "hovertemplate": "DscClasseConsumo=Poder Público<br>SigUF=AL<br>Ano_Mes=%{x}<br>NumCPFCNPJ=%{y}<extra></extra>", "legendgroup": "Poder Público", "marker": {"color": "#FFA15A", "pattern": {"shape": ""}}, "name": "Poder Público", "offsetgroup": "Poder Público", "orientation": "v", "showlegend": false, "textposition": "auto", "type": "bar", "x": ["2019-04", "2019-05", "2019-09", "2020-01", "2020-01", "2020-02", "2020-03", "2020-04", "2020-06", "2020-07", "2020-09", "2020-10", "2020-11", "2020-12", "2021-01", "2021-01", "2021-02", "2021-08", "2021-09", "2021-10", "2021-10", "2021-11", "2021-12", "2022-01", "2022-04", "2022-05", "2022-07", "2022-08", "2022-09", "2022-11", "2022-12", "2022-12", "2023-01", "2023-02", "2023-02"], "xaxis": "x6", "y": [1, 1, 1, 1, 1, 1, 2, 2, 1, 2, 2, 2, 2, 9, 2, 2, 4, 3, 2, 2, 1, 1, 1, 1, 1, 1, 2, 3, 2, 1, 2, 1, 1, 1, 2], "yaxis": "y6"}, {"alignmentgroup": "True", "hovertemplate": "DscClasseConsumo=Poder Público<br>SigUF=AC<br>Ano_Mes=%{x}<br>NumCPFCNPJ=%{y}<extra></extra>", "legendgroup": "Poder Público", "marker": {"color": "#FFA15A", "pattern": {"shape": ""}}, "name": "Poder Público", "offsetgroup": "Poder Público", "orientation": "v", "showlegend": false, "textposition": "auto", "type": "bar", "x": ["2019-11", "2021-02", "2021-04", "2021-10", "2022-04", "2022-06", "2022-08", "2022-10"], "xaxis": "x5", "y": [1, 2, 2, 1, 1, 1, 1, 1], "yaxis": "y5"}, {"alignmentgroup": "True", "hovertemplate": "DscClasseConsumo=Poder Público<br>SigUF=AM<br>Ano_Mes=%{x}<br>NumCPFCNPJ=%{y}<extra></extra>", "legendgroup": "Poder Público", "marker": {"color": "#FFA15A", "pattern": {"shape": ""}}, "name": "Poder Público", "offsetgroup": "Poder Público", "orientation": "v", "showlegend": false, "textposition": "auto", "type": "bar", "x": ["2018-10", "2019-03", "2019-07", "2020-06", "2020-11", "2020-11", "2020-12", "2021-01", "2021-04", "2021-05", "2021-11", "2022-01", "2022-08", "2022-09", "2022-11", "2023-02"], "xaxis": "x4", "y": [1, 1, 1, 1, 1, 1, 1, 1, 1, 1, 2, 1, 1, 1, 1, 1], "yaxis": "y4"}, {"alignmentgroup": "True", "hovertemplate": "DscClasseConsumo=Poder Público<br>SigUF=AP<br>Ano_Mes=%{x}<br>NumCPFCNPJ=%{y}<extra></extra>", "legendgroup": "Poder Público", "marker": {"color": "#FFA15A", "pattern": {"shape": ""}}, "name": "Poder Público", "offsetgroup": "Poder Público", "orientation": "v", "showlegend": false, "textposition": "auto", "type": "bar", "x": ["2017-05", "2017-08", "2017-09", "2019-01", "2019-12", "2020-01", "2021-07", "2021-08", "2021-11", "2022-02", "2022-04", "2022-06", "2022-07", "2023-02"], "xaxis": "x3", "y": [1, 1, 1, 1, 1, 2, 1, 1, 1, 1, 1, 2, 1, 1], "yaxis": "y3"}, {"alignmentgroup": "True", "hovertemplate": "DscClasseConsumo=Serviço Público<br>SigUF=AL<br>Ano_Mes=%{x}<br>NumCPFCNPJ=%{y}<extra></extra>", "legendgroup": "Serviço Público", "marker": {"color": "#19d3f3", "pattern": {"shape": ""}}, "name": "Serviço Público", "offsetgroup": "Serviço Público", "orientation": "v", "showlegend": true, "textposition": "auto", "type": "bar", "x": ["2021-03", "2021-06"], "xaxis": "x6", "y": [1, 1], "yaxis": "y6"}, {"alignmentgroup": "True", "hovertemplate": "DscClasseConsumo=Serviço Público<br>SigUF=AC<br>Ano_Mes=%{x}<br>NumCPFCNPJ=%{y}<extra></extra>", "legendgroup": "Serviço Público", "marker": {"color": "#19d3f3", "pattern": {"shape": ""}}, "name": "Serviço Público", "offsetgroup": "Serviço Público", "orientation": "v", "showlegend": false, "textposition": "auto", "type": "bar", "x": ["2020-04"], "xaxis": "x5", "y": [1], "yaxis": "y5"}, {"alignmentgroup": "True", "hovertemplate": "DscClasseConsumo=Serviço Público<br>SigUF=AP<br>Ano_Mes=%{x}<br>NumCPFCNPJ=%{y}<extra></extra>", "legendgroup": "Serviço Público", "marker": {"color": "#19d3f3", "pattern": {"shape": ""}}, "name": "Serviço Público", "offsetgroup": "Serviço Público", "orientation": "v", "showlegend": false, "textposition": "auto", "type": "bar", "x": ["2019-01"], "xaxis": "x3", "y": [1], "yaxis": "y3"}], "layout": {"annotations": [{"font": {}, "showarrow": false, "text": "SigUF=SP", "textangle": 90, "x": 0.98, "xanchor": "left", "xref": "paper", "y": 0.05857, "yanchor": "middle", "yref": "paper"}, {"font": {}, "showarrow": false, "text": "SigUF=PA", "textangle": 90, "x": 0.98, "xanchor": "left", "xref": "paper", "y": 0.2057, "yanchor": "middle", "yref": "paper"}, {"font": {}, "showarrow": false, "text": "SigUF=AP", "textangle": 90, "x": 0.98, "xanchor": "left", "xref": "paper", "y": 0.3529, "yanchor": "middle", "yref": "paper"}, {"font": {}, "showarrow": false, "text": "SigUF=AM", "textangle": 90, "x": 0.98, "xanchor": "left", "xref": "paper", "y": 0.5, "yanchor": "middle", "yref": "paper"}, {"font": {}, "showarrow": false, "text": "SigUF=AC", "textangle": 90, "x": 0.98, "xanchor": "left", "xref": "paper", "y": 0.6471, "yanchor": "middle", "yref": "paper"}, {"font": {}, "showarrow": false, "text": "SigUF=AL", "textangle": 90, "x": 0.98, "xanchor": "left", "xref": "paper", "y": 0.7943, "yanchor": "middle", "yref": "paper"}, {"font": {}, "showarrow": false, "text": "SigUF=BA", "textangle": 90, "x": 0.98, "xanchor": "left", "xref": "paper", "y": 0.9414, "yanchor": "middle", "yref": "paper"}], "barmode": "group", "height": 600, "legend": {"title": {"text": "DscClasseConsumo"}, "tracegroupgap": 0}, "margin": {"t": 60}, "title": {"text": "Novos usuários", "x": 0.5, "xanchor": "center", "y": 0.95, "yanchor": "top"}, "width": 800, "xaxis": {"anchor": "y", "domain": [0, 0.98], "title": {"text": "Ano_Mes"}}, "xaxis2": {"anchor": "y2", "domain": [0, 0.98], "matches": "x", "showticklabels": false}, "xaxis3": {"anchor": "y3", "domain": [0, 0.98], "matches": "x", "showticklabels": false}, "xaxis4": {"anchor": "y4", "domain": [0, 0.98], "matches": "x", "showticklabels": false}, "xaxis5": {"anchor": "y5", "domain": [0, 0.98], "matches": "x", "showticklabels": false}, "xaxis6": {"anchor": "y6", "domain": [0, 0.98], "matches": "x", "showticklabels": false}, "xaxis7": {"anchor": "y7", "domain": [0, 0.98], "matches": "x", "showticklabels": false}, "yaxis": {"anchor": "x", "domain": [0, 0.1171], "title": {"text": "NumCPFCNPJ"}}, "yaxis2": {"anchor": "x2", "domain": [0.1471, 0.2643], "matches": "y", "title": {"text": "NumCPFCNPJ"}}, "yaxis3": {"anchor": "x3", "domain": [0.2943, 0.4114], "matches": "y", "title": {"text": "NumCPFCNPJ"}}, "yaxis4": {"anchor": "x4", "domain": [0.4414, 0.5586], "matches": "y", "title": {"text": "NumCPFCNPJ"}}, "yaxis5": {"anchor": "x5", "domain": [0.5886, 0.7057], "matches": "y", "title": {"text": "NumCPFCNPJ"}}, "yaxis6": {"anchor": "x6", "domain": [0.7357, 0.8529], "matches": "y", "title": {"text": "NumCPFCNPJ"}}, "yaxis7": {"anchor": "x7", "domain": [0.8829, 1.0], "matches": "y", "title": {"text": "NumCPFCNPJ"}}}}
